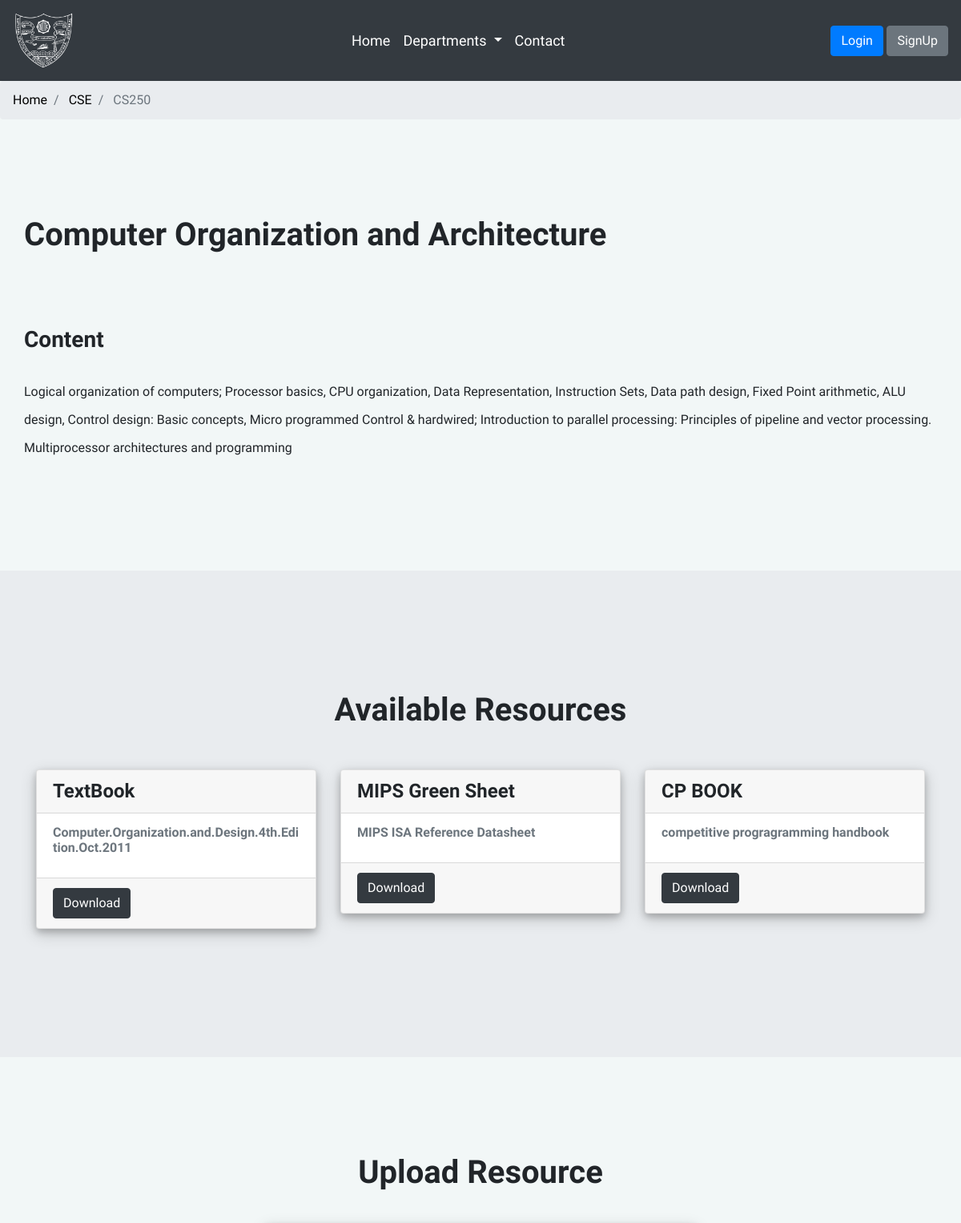
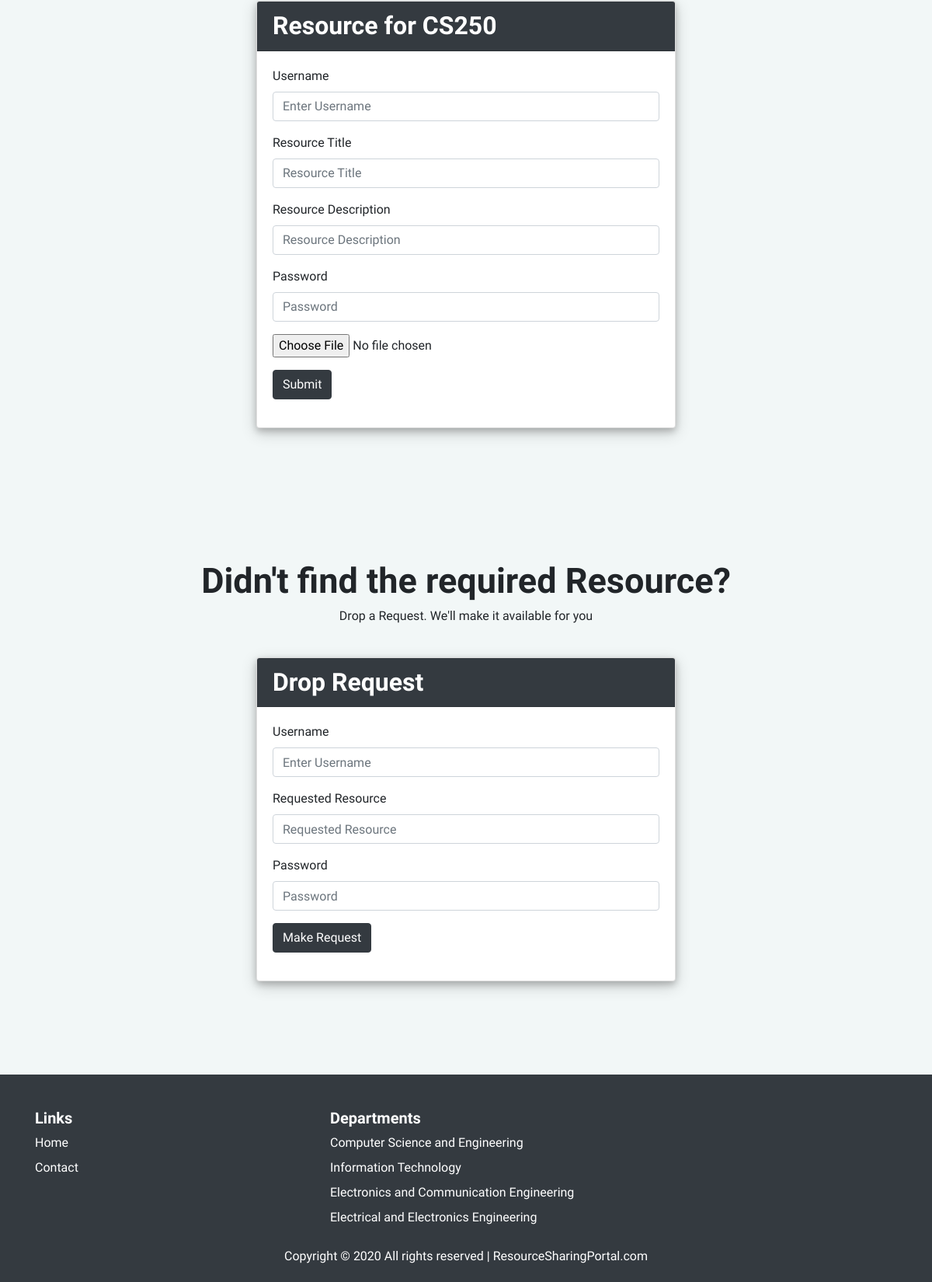
The app's page /course/CS250 with its own data (2 pictures, top to bottom).
### app/models.py (models this page shows)
class Course(models.Model):
    CCode = models.CharField(primary_key=True, max_length=20)
    CName = models.CharField(max_length=200)
    CDes = models.CharField(max_length=3000)
    DCode = models.ForeignKey(Department, on_delete=models.CASCADE)

class Department(models.Model):
    DCode = models.IntegerField(primary_key=True)
    DName = models.CharField(max_length=20)
    Ddes = models.CharField(max_length=100)
    Dinfo = models.CharField(max_length=3000)
    ImgLink = models.ImageField(upload_to="departments", default="")
    def __str__(self):
        return self.DName

class Resource(models.Model):
    RNo = models.AutoField(primary_key=True)
    RName = models.CharField(max_length=100)
    RDes = models.CharField(max_length=200)
    CCode = models.ForeignKey(Course, on_delete=models.CASCADE)
    UNumber = models.ForeignKey(Uploader, on_delete=models.CASCADE)
    filepath = models.FileField(upload_to="resources", default="")
    created_at=models.DateTimeField(auto_now_add=True)
    updated_at=models.DateTimeField(auto_now=True)
    times_visited=models.IntegerField(default=0)

### app/views.py (the view)
# urls.py: path('course/<str:CCode>', views.Crs),
def Crs(request, CCode):
    departments = Department.objects.all()
    params = {'departments': departments}
    course = Course.objects.filter(CCode=CCode)
    resources = Resource.objects.filter(CCode=CCode)
    rs = True
    if(resources):
        rs = True
    else:
        rs = False
    return render(request, 'app/course.html', {'course': course[0], 'resources': resources, 'departments': departments, 'rs': rs})

### app/templates/app/course.html (shortened to what this page needs)
{% extends "layout.html" %} {% block body %}
<nav aria-label="breadcrumb">
  <ol class="breadcrumb">
    <li class="breadcrumb-item"><a href="/">Home</a></li>
    <li class="breadcrumb-item">
      <a href="/Dept/{{ course.DCode }}">{{ course.DCode }}</a>
    </li>
    <li class="breadcrumb-item active" aria-current="page">
      {{ course.CCode }}
    </li>
  </ol>
</nav>
<div class="container" style="margin-top: 100px; margin-bottom: 100px;">
  <div class="row row-content">
    <h1>{{ course.CName }}</h1>
  </div>
  <div class="row row-content" style="margin-top: 50px; margin-bottom: 50px;">
    <h3 style="margin-bottom: 30px;">Content</h3>
    <p>
      {{course.CDes}}
    </p>
  </div>
</div>
<div style="background-color: #E9ECEF; padding-top: 30px; padding-bottom: 30px;">
  <div class="container" style="margin-top: 100px; margin-bottom: 100px;">
    <div class="row row-content">
      <div class="col-12" style="text-align: center;">
        {% if rs %}
        <h1>Available Resources</h1>
        {% endif %}
      </div>
    </div>
    <div class="row row-content">
      {% if rs %}
      {% for resource in resources %}
      <div class="col-12 col-md-4">
        <div class="card card-dept">
          <div class="card-header">
            <h4>
              {{ resource.RName }}
            </h4>
          </div>
          <div class="card-body">
            <h6 class="card-subtitle mb-2 text-muted">
              {{ resource.RDes }}
            </h6>
          </div>
          <div class="card-footer">
            <form action="/Popularity_check" method="POST" enctype="multipart/form-data" >
            <a href="{{ resource.filepath.url }}" target="_blank"><button class="btn btn-dark" value=" {{ resource.RNo }} " name="Resource_no" type="submit">Download </button></a>
            </form>
            </div>
        </div>
      </div>
      {% endfor %}
      {% endif %}
    </div>
  </div>
</div>
<div class="container" style="margin-top: 100px; margin-bottom: 100px;">
  <div class="row row-content">
    <div class="col-12" style="text-align: center;">
      <h1>Upload Resource</h1>
    </div>
  </div>
  <div class="row row-content justify-content-center">
    <div class="col-md-6">
      <div class="card card-form">
        <div class="card-header bg-dark text-white">
          <h2>Resource for {{ course.CCode }}</h2>
        </div>
        <div class="card-body">
          <form action="/uploader/{{ course.CCode }}" method="post" enctype="multipart/form-data">
            <div class="form-group">
              <label for="Usename">Username</label>
              <input type="text" class="form-control" id="Username" name="username" placeholder="Enter Username"
                required />
            </div>
            <div class="form-group">
              <label for="rname">Resource Title</label>
              <input class="form-control" type="text" id="rname" placeholder="Resource Title" name="rname" required />
            </div>
            <div class="form-group">
              <label for="rdes">Resource Description</label>
              <input class="form-control" type="text" id="rdes" placeholder="Resource Description" name="rdes"
                required />
            </div>
            <div class="form-group">
              <label for="exampleInputPassword1">Password</label>
              <input type="password" class="form-control" id="exampleInputPassword1" name="password"
                placeholder="Password" required />
            </div>
            <div class="form-group">
              <input type="file" name="file1" required />
            </div>
            <div class="form-group">
              <button type="submit" class="btn btn-dark">Submit</button>
            </div>
          </form>
        </div>
      </div>
    </div>
  </div>
</div>
<div class="container" style="margin-top: 150px; margin-bottom: 100px;">
  <div class=" row row-section1">
    <div class="col">
      <h1 style="font-size: 45px;">Didn't find the required Resource?</h1>
    </div>
  </div>
  <div class="row row-section1">
    <div class="col">
      <p>Drop a Request. We'll make it available for you</p>
    </div>
  </div>
  <div class="row row-content justify-content-center">
    <div class="col-md-6">
      <div class="card card-form">
        <div class="card-header bg-dark text-white">
          <h2>Drop Request</h2>
        </div>
        <div class="card-body">
          <form action="/resrequest" method="post" enctype="multipart/form-data">
            <div class="form-group">
              <label for="Usename">Username</label>
              <input type="text" class="form-control" id="Username" name="username" placeholder="Enter Username"
                required />
            </div>
            <div class="form-group">
              <label for="reqdes">Requested Resource</label>
              <input class="form-control" type="text" id="reqdes" placeholder="Requested Resource" name="reqdes"
                required />
            </div>
            <div class="form-group">
              <label for="exampleInputPassword1">Password</label>
              <input type="password" class="form-control" id="exampleInputPassword1" name="password"
                placeholder="Password" required />
            </div>
            <div class="form-group">
              <button type="submit" class="btn btn-dark">Make Request</button>
            </div>
          </form>
        </div>
      </div>
    </div>
  </div>
</div>
<div>
{% endblock %}

### templates/layout.html (shortened to what this page needs)
<!DOCTYPE html>{% load static %}
<html lang="en">
<head>
	<link rel="stylesheet" href="https://stackpath.bootstrapcdn.com/bootstrap/4.3.1/css/bootstrap.min.css"
>
	<link rel="stylesheet" href="https://cdnjs.cloudflare.com/ajax/libs/font-awesome/4.7.0/css/font-awesome.min.css">
	<link rel="stylesheet" href="{% static 'css/style.css' %}" />
</head>
<body>
	<nav class="navbar navbar-expand-md navbar-dark bg-dark">
		<a class="navbar-brand" href="#"><img src="{% static 'img/logo.png' %}" height="75" width="75"></a>
		<div class="collapse navbar-collapse" id="navbarSupportedContent" style="font-size: 18px;">
			<ul class="navbar-nav mx-auto">
				<li class="nav-item active">
					<a class="nav-link" href="/">Home<span class="sr-only">(current)</span></a>
				</li>
				<li class="nav-item active dropdown">
					<a class="nav-link dropdown-toggle" href="#" id="navbarDropdown" role="button"
						data-toggle="dropdown" aria-haspopup="true" aria-expanded="false">
						Departments
					</a>
				</li>
				<li class="nav-item active">
					<a class="nav-link" href="/contact">Contact</a>
				</li>
			</ul>
			{% if not user.is_authenticated %}
			<div class="order-3">
				<a href="login" class="btn btn-primary" data-toggle="modal" data-target="#LoginModal">Login</a>
				<a href="signup" class="btn btn-secondary" data-toggle="modal" data-target="#SignupModal">SignUp</a>
			</div>
			{% endif %}
		</div>
	</nav>
	{% block body %} {% endblock %}
	<footer class="footer bg-dark" style="padding-top: 40px;">
		<div class="container text-white">
			<div class="row">
				<div class="col-12 col-md-4">
					<h5 class="py-1">Links</h5>
					<ul class="list-unstyled">
						<li class="py-1"><a class="a-dark-bg" href="/">Home</a></li>
						<li class="py-1"><a class="a-dark-bg" href="/contact">Contact</a></li>
					</ul>
				</div>
				<div class="col-12 col-md-4">
					<h5 class="py-1">Departments</h5>
					<ul class="list-unstyled">
						{% for department in departments %}
						<li class="py-1"><a class="a-dark-bg"
								href="/Dept/{{ department.DName }}">{{ department.Ddes }}</a></li>
						{% endfor %}
					</ul>
				</div>
			</div>
			<div class="row">
				<div class="col-12">
					<div class="copyright" style="text-align: center;">
						<p>
							Copyright &copy;
							<script>document.write(new Date().getFullYear());</script> All rights reserved |
							ResourceSharingPortal.com
						</p>
					</div>
				</div>
			</div>
		</div>
	</footer>
</html>

### static/css/style.css (style rules this page uses)
html, body { height: 100%; background-color: #f2f7f7; font-family: "Raleway", sans-serif; -webkit-font-smoothing: antialiased; font-smoothing: antialiased; }
h1, h2, h3, h4, h5, h6 { margin: 0; font-weight: 600; }
p { line-height: 2.2; font-weight: 500; }
.a-dark-bg { color: white; }
a { color: black; }
img { max-width: 100%; }
.row-section1 { text-align: center; }
.card-dept { margin-top: 10px; margin-bottom: 10px; box-shadow: 0 4px 8px 0 rgba(0, 0, 0, 0.2), 0 6px 20px 0 rgba(0, 0, 0, 0.19); -webkit-transition: all 0.4s; -o-transition: all 0.4s; transition: all 0.4s; }
.row-content { padding-top: 20px; padding-bottom: 20px; }
.card-form { box-shadow: 0 4px 8px 0 rgba(0, 0, 0, 0.2), 0 6px 20px 0 rgba(0, 0, 0, 0.19); }
html { font-size: 1rem; }

### records on screen
Course: DCode "CSE", CCode "CS250", CName "Computer Organization and Architecture", CDes "Logical organization of computers; Processor basics, CPU organization, Data Representation, Instruction Sets, Data path design, Fixed Point arithmetic, ALU design, Control design: Basic concepts, Micro programmed Control & hardwired; Introduction to parallel processing: Principles of pipeline and vector processing. Multiprocessor architectures and programming"
Resource: RName "TextBook", RDes "Computer.Organization.and.Design.4th.Edition.Oct.2011", {{ resource.RNo }} 2 (drawn)
Resource: RName "MIPS Green Sheet", RDes "MIPS ISA Reference Datasheet", {{ resource.RNo }} 9 (drawn)
Resource: RName "CP BOOK", RDes "competitive progragramming handbook", {{ resource.RNo }} 12 (drawn)
Department: Ddes "Computer Science and Engineering"
Department: Ddes "Information Technology"
Department: Ddes "Electronics and Communication Engineering"
Department: Ddes "Electrical and Electronics Engineering"
